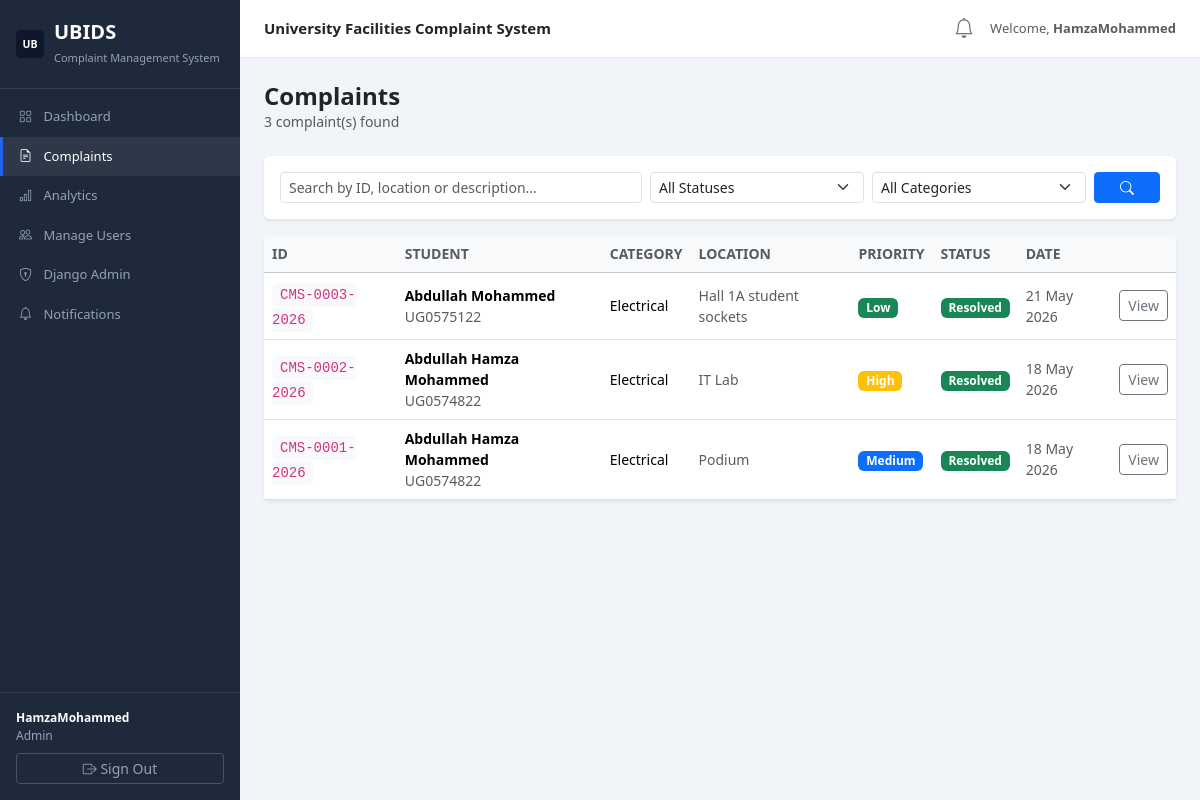
Page /complaints/ (signed in) on the committed database.
### accounts/models.py (models this page shows, shortened)
class User(AbstractUser):
    ROLE_CHOICES = [
        ('student', 'Student'),
        ('staff',   'Facilities Staff'),
        ('admin',   'Administrator'),
    ]
    DEPARTMENT_CHOICES = [
        ('Electrical',        'Electrical'),
        ('Plumbing',          'Plumbing'),
        ('ICT Infrastructure','ICT Infrastructure'),
        ('General Maintenance','General Maintenance'),
        ('Sanitation',        'Sanitation'),
        ('Security',          'Security'),
    ]
    role       = models.CharField(max_length=20, choices=ROLE_CHOICES, default='student')
    student_id = models.CharField(max_length=50, blank=True)
    department = models.CharField(max_length=50, choices=DEPARTMENT_CHOICES, blank=True)
    phone      = models.CharField(max_length=20, blank=True)
    is_active  = models.BooleanField(default=True)
    @property
    def is_student(self): return self.role == 'student'
    @property
    def is_staff_member(self): return self.role == 'staff'
    @property
    def is_admin(self): return self.role == 'admin'

### complaints/models.py (models this page shows, shortened)
class Complaint(models.Model):
    CATEGORY_CHOICES = [
        ('Electrical',         'Electrical'),
        ('Plumbing',           'Plumbing'),
        ('ICT Infrastructure', 'ICT Infrastructure'),
        ('General Maintenance','General Maintenance'),
        ('Sanitation',         'Sanitation'),
        ('Security',           'Security'),
        ('Other',              'Other'),
    ]
    PRIORITY_CHOICES = [
        ('Low',    'Low'),
        ('Medium', 'Medium'),
        ('High',   'High'),
        ('Urgent', 'Urgent'),
    ]
    STATUS_CHOICES = [
        ('Submitted',    'Submitted'),
        ('Under Review', 'Under Review'),
        ('Assigned',     'Assigned'),
        ('In Progress',  'In Progress'),
        ('Resolved',     'Resolved'),
        ('Closed',       'Closed'),
        ('Escalated',    'Escalated'),
    ]
    complaint_id     = models.CharField(max_length=30, unique=True, editable=False)
    student          = models.ForeignKey(settings.AUTH_USER_MODEL, on_delete=models.CASCADE, related_name='complaints')
    category         = models.CharField(max_length=30, choices=CATEGORY_CHOICES)
    priority         = models.CharField(max_length=10, choices=PRIORITY_CHOICES, default='Medium')
    location         = models.CharField(max_length=200)
    building         = models.CharField(max_length=100, blank=True)
    description      = models.TextField()
    status           = models.CharField(max_length=20, choices=STATUS_CHOICES, default='Submitted')
    assigned_to      = models.ForeignKey(settings.AUTH_USER_MODEL, on_delete=models.SET_NULL, null=True, blank=True, related_name='assigned_complaints')
    assigned_dept    = models.CharField(max_length=50, blank=True)
    resolution_notes = models.TextField(blank=True)
    resolved_at      = models.DateTimeField(null=True, blank=True)
    is_escalated     = models.BooleanField(default=False)
    escalation_note  = models.TextField(blank=True)
    created_at       = models.DateTimeField(auto_now_add=True)
    updated_at       = models.DateTimeField(auto_now=True)
    class Meta:
        ordering = ['-created_at']
    @property
    def status_badge(self):
        mapping = {
            'Submitted':    'primary',
            'Under Review': 'warning',
            'Assigned':     'info',
            'In Progress':  'warning',
            'Resolved':     'success',
            'Closed':       'secondary',
            'Escalated':    'danger',
        }
        return mapping.get(self.status, 'secondary')
    @property
    def priority_badge(self):
        return {'Low':'success','Medium':'primary','High':'warning','Urgent':'danger'}.get(self.priority,'secondary')

### complaints/views.py (the view)
# urls.py: path('complaints/',           views.complaints_list,   name='complaints_list'),
@login_required
def complaints_list(request):
    user = request.user
    qs = Complaint.objects.all()
    if user.is_student:      qs = qs.filter(student=user)
    elif user.is_staff_member: qs = qs.filter(assigned_to=user)
    status_filter   = request.GET.get('status', '')
    category_filter = request.GET.get('category', '')
    search          = request.GET.get('search', '')
    if status_filter:   qs = qs.filter(status=status_filter)
    if category_filter: qs = qs.filter(category=category_filter)
    if search:
        qs = qs.filter(Q(complaint_id__icontains=search)|Q(location__icontains=search)|Q(description__icontains=search))
    return render(request, 'complaints/list.html', {
        'complaints': qs, 'status_filter': status_filter,
        'category_filter': category_filter, 'search': search,
        'statuses':   [c[0] for c in Complaint.STATUS_CHOICES],
        'categories': [c[0] for c in Complaint.CATEGORY_CHOICES],
        'unread_count': Notification.objects.filter(recipient=user, is_read=False).count(),
    })

### templates/complaints/list.html (shortened to what this page needs)
{% extends 'layouts/base.html' %}
{% block content %}
<div class="d-flex justify-content-between align-items-start mb-4">
  <div>
    <h4 class="fw-bold mb-0">Complaints</h4>
    <p class="text-muted small mb-0">{{ complaints|length }} complaint(s) found</p>
  </div>
</div>
<div class="card border-0 shadow-sm mb-3">
  <div class="card-body py-3">
    <form method="get" class="row g-2 align-items-end">
      <div class="col-md-5">
        <input type="text" name="search" class="form-control form-control-sm" placeholder="Search by ID, location or description..." value="{{ search }}">
      </div>
      <div class="col-md-3">
        <select name="status" class="form-select form-select-sm">
          <option value="">All Statuses</option>
        </select>
      </div>
      <div class="col-md-3">
        <select name="category" class="form-select form-select-sm">
          <option value="">All Categories</option>
        </select>
      </div>
      <div class="col-md-1">
        <button type="submit" class="btn btn-primary btn-sm w-100">
          <i class="bi bi-search"></i>
        </button>
      </div>
    </form>
  </div>
</div>
<div class="card border-0 shadow-sm">
  {% if complaints %}
  <div class="table-responsive">
    <table class="table table-hover align-middle mb-0">
      <thead class="table-light">
        <tr>
          <th class="small text-uppercase text-muted fw-semibold">ID</th>
          {% if not user.is_student %}<th class="small text-uppercase text-muted fw-semibold">Student</th>{% endif %}
          <th class="small text-uppercase text-muted fw-semibold">Category</th>
          <th class="small text-uppercase text-muted fw-semibold">Location</th>
          <th class="small text-uppercase text-muted fw-semibold">Priority</th>
          <th class="small text-uppercase text-muted fw-semibold">Status</th>
          <th class="small text-uppercase text-muted fw-semibold">Date</th>
          <th></th>
        </tr>
      </thead>
      <tbody>
        {% for c in complaints %}
        <tr>
          <td><code class="small bg-light px-2 py-1 rounded">{{ c.complaint_id }}</code></td>
          {% if not user.is_student %}
          <td>
            <div class="small fw-semibold">{{ c.student.get_full_name }}</div>
            <div class="small text-muted">{{ c.student.student_id }}</div>
          </td>
          {% endif %}
          <td class="small">{{ c.category }}</td>
          <td class="small text-muted">{{ c.location|truncatechars:35 }}</td>
          <td><span class="badge bg-{{ c.priority_badge }}">{{ c.priority }}</span></td>
          <td><span class="badge bg-{{ c.status_badge }}">{{ c.status }}</span></td>
          <td class="small text-muted">{{ c.created_at|date:"d M Y" }}</td>
          <td><a href="{% url 'complaint_detail' c.pk %}" class="btn btn-outline-secondary btn-sm">View</a></td>
        </tr>
        {% endfor %}
      </tbody>
    </table>
  </div>
  {% endif %}
</div>
{% endblock %}

### templates/layouts/base.html (shortened to what this page needs)
<!DOCTYPE html>
<html lang="en">
<head>
  <link href="https://cdn.jsdelivr.net/npm/bootstrap@5.3.2/dist/css/bootstrap.min.css" rel="stylesheet" />
  <link href="https://cdn.jsdelivr.net/npm/bootstrap-icons@1.11.3/font/bootstrap-icons.css" rel="stylesheet" />
  {% load static %}
</head>
<body>
{% if user.is_authenticated %}
<div class="sidebar">
  <div class="sidebar-brand d-flex align-items-center">
  <img src="{% static 'img/ubids-logo-2.png' %}" alt="UBIDS" style="height:28px; width:auto; margin-right:10px;" onerror="this.onerror=null; this.src='{% static 'img/ubids-logo.svg' %}'"/>
    <div>
      <h5 style="margin:0;">UBIDS</h5>
      <small>Complaint Management System</small>
    </div>
  </div>
  <nav class="nav flex-column mt-2">
    <a href="{% url 'dashboard' %}" class="nav-link {% if request.resolver_match.url_name == 'dashboard' %}active{% endif %}">
      <i class="bi bi-grid"></i> Dashboard
    </a>
    <a href="{% url 'complaints_list' %}" class="nav-link {% if 'complaint' in request.resolver_match.url_name %}active{% endif %}">
      <i class="bi bi-file-earmark-text"></i> Complaints
    </a>
    {% if user.is_admin %}
    <a href="{% url 'admin_dashboard' %}" class="nav-link {% if request.resolver_match.url_name == 'admin_dashboard' %}active{% endif %}">
      <i class="bi bi-bar-chart"></i> Analytics
    </a>
    <a href="{% url 'admin_users' %}" class="nav-link {% if request.resolver_match.url_name == 'admin_users' %}active{% endif %}">
      <i class="bi bi-people"></i> Manage Users
    </a>
    {% endif %}
    {% if user.is_superuser %}
    <a href="{% url 'admin:index' %}" class="nav-link">
      <i class="bi bi-shield-lock"></i> Django Admin
    </a>
    {% endif %}
    <a href="{% url 'notifications' %}" class="nav-link">
      <i class="bi bi-bell"></i> Notifications
    </a>
  </nav>
  <div class="sidebar-footer">
    <div style="color:#94a3b8; font-size:12px; margin-bottom:8px;">
      <strong style="color:#fff;">{{ user.get_full_name|default:user.username }}</strong><br>
      <span style="text-transform:capitalize;">{{ user.role }}</span>
    </div>
    <a href="{% url 'logout' %}" class="btn btn-sm btn-outline-secondary w-100" style="color:#94a3b8; border-color:rgba(255,255,255,.2);">
      <i class="bi bi-box-arrow-right"></i> Sign Out
    </a>
  </div>
</div>
<div class="main-content">
  <div class="topbar">
    <span class="fw-semibold" style="font-size:15px;">University Facilities Complaint System</span>
    <div class="d-flex align-items-center gap-3">
      <a href="{% url 'notifications' %}" class="position-relative text-secondary text-decoration-none">
        <i class="bi bi-bell fs-5"></i>
      </a>
      <span class="text-muted" style="font-size:13px;">Welcome, <strong>{{ user.first_name|default:user.username }}</strong></span>
    </div>
  </div>
  <div class="page-body">
    {% block content %}{% endblock %}
  </div>
</div>
{% else %}
{% block auth_content %}{% endblock %}
{% endif %}
</body>
</html>

### templates/layouts/base.html (style rules this page uses)
body { background: #f1f5f9; font-family: 'Segoe UI', sans-serif; }
.sidebar { min-height: 100vh; background: #1e293b; width: 240px; position: fixed; top: 0; left: 0; z-index: 100; display: flex; flex-direction: column; }
.sidebar-brand { padding: 20px 16px; border-bottom: 1px solid rgba(255,255,255,.1); }
.sidebar-brand h5 { color: #fff; font-weight: 700; margin: 0; }
.sidebar-brand small { color: #94a3b8; font-size: 11px; }
.sidebar .nav-link { color: #94a3b8; padding: 10px 16px; font-size: 13px; border-left: 3px solid transparent; border-radius: 0; }
.sidebar .nav-link:hover, .sidebar .nav-link.active { color: #fff; background: rgba(255,255,255,.07); border-left-color: #2563eb; }
.sidebar .nav-link i { width: 18px; margin-right: 8px; }
.sidebar-footer { padding: 16px; border-top: 1px solid rgba(255,255,255,.1); margin-top: auto; }
.main-content { margin-left: 240px; min-height: 100vh; }
.topbar { background: #fff; border-bottom: 1px solid #e2e8f0; padding: 0 24px; height: 58px; display: flex; align-items: center; justify-content: space-between; position: sticky; top: 0; z-index: 99; }
.page-body { padding: 24px; }

### rows in the picture
User: get_full_name "HamzaMohammed", role "Admin", first_name "HamzaMohammed"
Complaint: complaint_id "CMS-0003-2026", student.get_full_name "Abdullah Mohammed", student.student_id "UG0575122", category "Electrical", location "Hall 1A student sockets", priority "Low", status "Resolved", created_at "21 May 2026"
Complaint: complaint_id "CMS-0002-2026", student.get_full_name "Abdullah Hamza Mohammed", student.student_id "UG0574822", category "Electrical", location "IT Lab", priority "High", status "Resolved", created_at "18 May 2026"
Complaint: complaint_id "CMS-0001-2026", student.get_full_name "Abdullah Hamza Mohammed", student.student_id "UG0574822", category "Electrical", location "Podium", priority "Medium", status "Resolved", created_at "18 May 2026"

### other values in the picture
{{ complaints|length }} "3"
